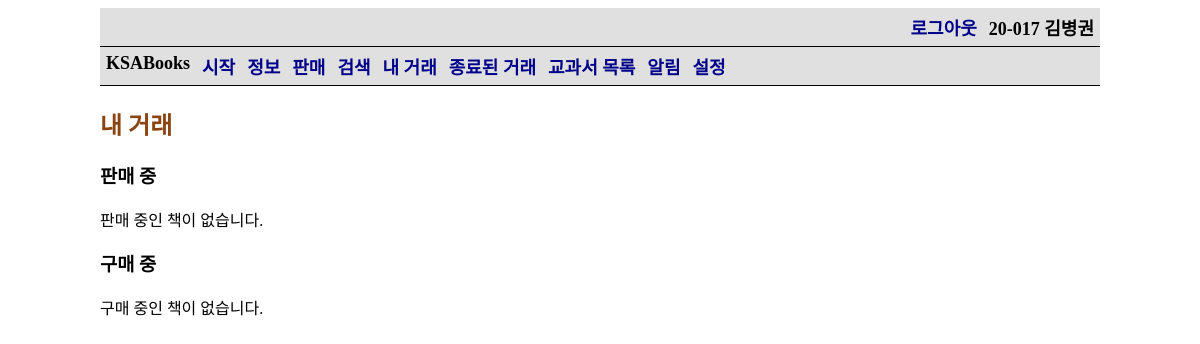
Before: /my-offers/ (signed in) with the older database file.
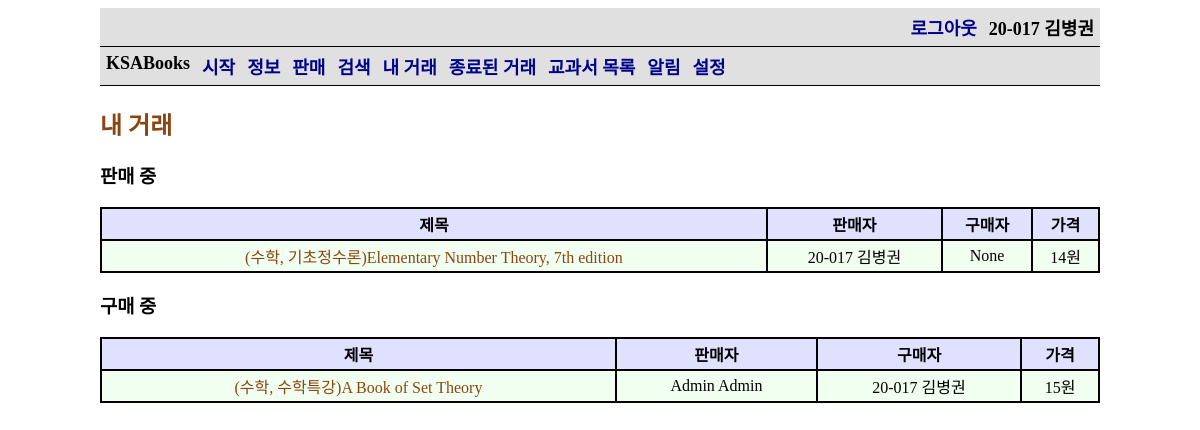
After: the same page with the newer database file.
### ksa_books_app/models.py (models this page shows)
class Offer(models.Model):
    seller = models.ForeignKey(settings.AUTH_USER_MODEL, on_delete=models.SET_NULL, null=True,
                               related_name='offer_seller')
    buyer = models.ForeignKey(settings.AUTH_USER_MODEL, on_delete=models.SET_NULL, null=True, blank=True,
                              related_name='offer_buyer')
    want_users = models.ManyToManyField(settings.AUTH_USER_MODEL, blank=True)
    seller_done = models.BooleanField(null=True, default=False)
    seller_done_time = models.DateTimeField(null=True)
    buyer_done = models.BooleanField(null=True, default=False)
    buyer_done_time = models.DateTimeField(null=True)
    book = models.ForeignKey(Book, on_delete=models.SET_NULL, null=True, verbose_name='책')
    price = models.PositiveIntegerField(verbose_name='판매 가격')
    quality = models.CharField(choices=QUALITY, max_length=1, verbose_name='보관 상태', null=True)
    explain = models.TextField(verbose_name='내용', null=True, blank=True)
    date_time = models.DateTimeField(auto_now_add=True, null=True)
    views = models.ManyToManyField(settings.AUTH_USER_MODEL, blank=True, related_name='views')
    def get_absolute_url(self):
        return reverse('check-offer', args=[str(self.id)])

class Book(models.Model):
    title = models.CharField(max_length=100, verbose_name='제목')
    author = models.CharField(max_length=100, verbose_name='저자')
    courses = models.ManyToManyField(Course, verbose_name='과목')
    subject = models.ForeignKey(Subject, verbose_name='교과', on_delete=models.SET_NULL, null=True)
    publisher = models.CharField(max_length=100, verbose_name='출판사')
    isbn = models.CharField(max_length=13, verbose_name='ISBN',
                            help_text='13 Character <a href="https://www.isbn-international.org/content/what-isbn">ISBN number</a>')
    list_price = models.PositiveIntegerField(verbose_name='정가', null=True, blank=True)
    group_price = models.PositiveIntegerField(verbose_name='공동구매 가격', null=True, blank=True)
    using = models.BooleanField(verbose_name='사용 여부')
    class Meta:
        permissions = (
            ('load_data', 'Can load data'),
        )
        ordering = ['subject']
    def __str__(self):
        return f'({self.subject}, {self.display_courses()}){self.title}'
    def display_courses(self):
        return ', '.join([str(c) for c in self.courses.all()])
    display_courses.short_description = '수업'

class Subject(models.Model):
    name = models.CharField(max_length=10, verbose_name='교과명')
    def __str__(self):
        return self.name

class Course(models.Model):
    subject = models.ForeignKey(Subject, on_delete=models.SET_NULL, verbose_name='교과', null=True)
    name = models.CharField(max_length=50, verbose_name='과목명')
    open = models.BooleanField(verbose_name='수강 가능')
    def __str__(self):
        return self.name

class StudentUser(AbstractBaseUser, PermissionsMixin):
    objects = StudentUserManager()
    student_id = models.CharField(max_length=10, verbose_name='학번', help_text='00-000', unique=True)
    name = models.CharField(max_length=100, verbose_name='이름')
    email = models.EmailField()
    is_active = models.BooleanField(default=True)
    is_admin = models.BooleanField(default=False)
    is_superuser = models.BooleanField(default=False)
    is_staff = models.BooleanField(default=False)
    date_joined = models.DateTimeField(auto_now_add=True)
    notifications = models.ManyToManyField(Notification, blank=True)
    unread_notification = models.PositiveIntegerField(default=0)
    notify_books = models.ManyToManyField(Book, verbose_name='원하는 책', blank=True)
    notify_comment = models.BooleanField(default=True, verbose_name='자신에게 댓글을 썼을 때')
    notify_new_offer = models.BooleanField(default=True, verbose_name='원하는 책이 올라왔을 때')
    notify_sold_to_user = models.BooleanField(default=True, verbose_name='자신에게 책을 판매했을 때')
    notify_sold_to_other = models.BooleanField(default=True, verbose_name='구매 신청한 책이 다른 사람에게 판매되었을 때')
    notify_new_want = models.BooleanField(default=True, verbose_name='자신의 책을 누군가 구매 신청했을 때')
    USERNAME_FIELD = 'student_id'
    REQUIRED_FIELDS = ['name']
    def __str__(self):
        return ' '.join([self.student_id, self.name])
    def is_international(self):
        return self.student_id[3] == '2'

### ksa_books_app/views.py (the view)
# urls.py: path('my-offers/', views.my_offers, name='my-offers'),
@login_required
def my_offers(request):
    sell_offers = Offer.objects.filter(seller=request.user).filter(seller_done=False)
    buy_offers = Offer.objects.filter(want_users=request.user).filter(buyer_done=False)
    context = {
        'sell_offers': sell_offers,
        'buy_offers': buy_offers,
    }
    return render(request, 'my_offers.html', context=context)

### ksa_books_app/templates/my_offers.html
{% extends 'base_generic.html' %}
{% block content %}
    <h2>내 거래</h2>
    <h3>판매 중</h3>
    {% if sell_offers %}
        <table>
            <tr>
                <th>제목</th>
                <th>판매자</th>
                <th>구매자</th>
                <th>가격</th>
            </tr>
            {% for sell_offer in sell_offers %}
                <tr>
                    <td><a href="{{ sell_offer.get_absolute_url }}">{{ sell_offer.book }}</a></td>
                    <td>{{ sell_offer.seller }}</td>
                    <td>{{ sell_offer.buyer }}</td>
                    <td>{{ sell_offer.price }}원</td>
                </tr>
            {% endfor %}
        </table>
    {% else %}
        <p>판매 중인 책이 없습니다.</p>
    {% endif %}
    <h3>구매 중</h3>
    {% if buy_offers %}
        <table>
            <tr>
                <th>제목</th>
                <th>판매자</th>
                <th>구매자</th>
                <th>가격</th>
            </tr>
            {% for buy_offer in buy_offers %}
                <tr>
                    <td><a href="{{ buy_offer.get_absolute_url }}">{{ buy_offer.book }}</a></td>
                    <td>{{ buy_offer.seller }}</td>
                    <td>{{ buy_offer.buyer }}</td>
                    <td>{{ buy_offer.price }}원</td>
                </tr>
            {% endfor %}
        </table>
    {% else %}
        <p>구매 중인 책이 없습니다.</p>
    {% endif %}
{% endblock %}

Changed rows visible on the page:
added Offer: book "(수학, 기초정수론)Elementary Number Theory, 7th edition", seller "20-017 김병권", buyer "None", price "14", shown under "판매 중"
now on this page (row edited): Offer: book "(수학, 수학특강)A Book of Set Theory", seller "Admin Admin", buyer "20-017 김병권", price "15", shown under "구매 중"
Other visible differences:
text no longer shown: "판매 중인 책이 없습니다. 구매 중인 책이 없습니다."
text now shown: "제목 판매자 구매자 가격 제목 판매자 구매자 가격"
